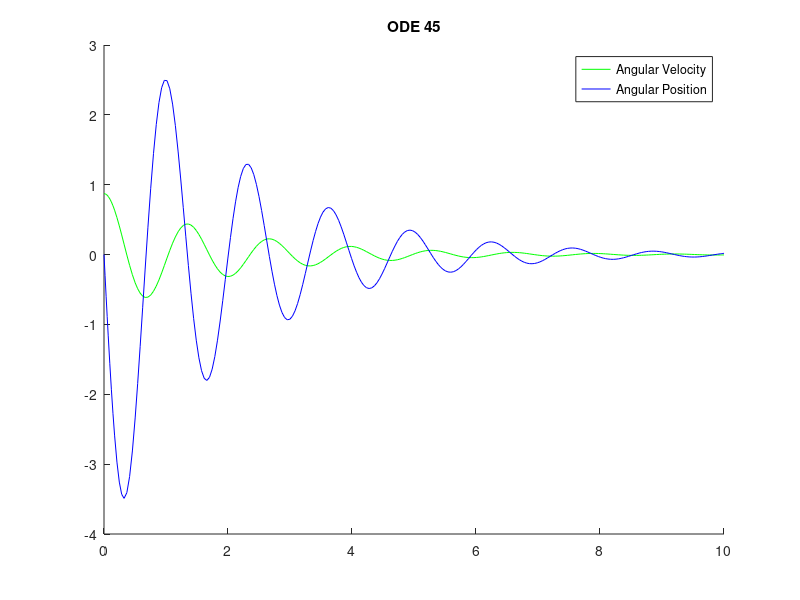

The MATLAB source for this figure:
%% ME3001 - Mech. Engr. Analysis
%
%  Tristan Hill - 7/24/2014 - 04/05/2017
%
%  Systems of ODEs - Pendulum Problem - 
%%
clc
clear all;
close all;

m=2;g=9.8;l=42*(1/100)
%uo=50*pi/180; %u=theta
vo=0; %let v = d(theta)/dt =du/dt
c=1; %drag

%define the system of 2 ODEs
ode_sys=@(t,u) [u(2)
                -g/l*sin(u(1))-c*u(2)]

%define the initial conditions (r(0) ,dr(0)/dtau, theta(0), d theta(0)/dtau) 
initcond=[50*pi/180,0]

% colors=['r*';'b*';'g*'];          
time=0:0.1:10; %setup the independent variable 

[t45,x45]=ode45(ode_sys,[0 10],initcond);

figure(2);hold on
plot(t45,x45(:,1),'g')
plot(t45,x45(:,2),'b')
title('ODE 45')
legend('Angular Velocity','Angular Position')
